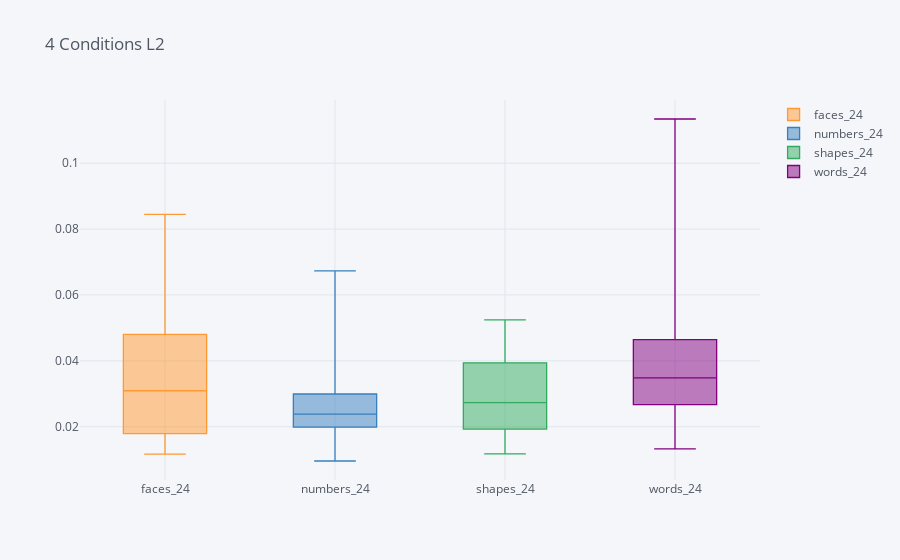

Here is the notebook cell this chart was saved with:
### Code cell
# Creating pandas dataframe from numpy array
L2 = pd.DataFrame({'words_24': words_L2_24num, 'faces_24':faces_L2_24num,'shapes_24':shapes_L2_24num,'numbers_24':numbers_L2_24num})
#print(L2)
L2.iplot(kind='box',title = '4 Conditions L2')

### Figure 1 — Plotly figure (JSON) as saved in the notebook; plotly's stock layout.template omitted (floating-point values rounded to 4 significant figures)
{"data": [{"boxpoints": false, "line": {"width": 1.3}, "marker": {"color": "rgba(255, 153, 51, 1.0)"}, "name": "faces_24", "orientation": "v", "type": "box", "uid": "9fea1661-2b32-48a6-9c6c-b49bd4773202", "y": [0.02719, 0.01633, 0.0375, 0.02417, 0.01235, 0.08446, 0.04247, 0.0662, 0.02083, 0.03561, 0.01539, 0.01656, 0.02849, 0.04247, 0.03339, 0.04522, 0.01934, 0.05126, 0.02022, 0.01655, 0.01168, 0.05086, 0.07243, 0.06285]}, {"boxpoints": false, "line": {"width": 1.3}, "marker": {"color": "rgba(55, 128, 191, 1.0)"}, "name": "numbers_24", "orientation": "v", "type": "box", "uid": "df2f2492-3dbb-4103-b7f6-ab16ec443b0f", "y": [0.02508, 0.01499, 0.02221, 0.01947, 0.02392, 0.0147, 0.01237, 0.06034, 0.02386, 0.02865, 0.05282, 0.02061, 0.03056, 0.0233, 0.05415, 0.02933, 0.01978, 0.02412, 0.03728, 0.02379, 0.02234, 0.06733, 0.009617, 0.02]}, {"boxpoints": false, "line": {"width": 1.3}, "marker": {"color": "rgba(50, 171, 96, 1.0)"}, "name": "shapes_24", "orientation": "v", "type": "box", "uid": "bd1a27c5-039f-470d-95ff-bc29a3766ac9", "y": [0.02866, 0.02166, 0.01938, 0.01208, 0.0151, 0.01176, 0.0288, 0.01922, 0.01531, 0.04199, 0.01579, 0.02928, 0.05244, 0.02062, 0.03039, 0.04713, 0.02594, 0.0215, 0.04661, 0.03939, 0.03946, 0.0446, 0.03895, 0.02598]}, {"boxpoints": false, "line": {"width": 1.3}, "marker": {"color": "rgba(128, 0, 128, 1.0)"}, "name": "words_24", "orientation": "v", "type": "box", "uid": "756bb0a7-ce4b-4705-bc97-f1b47e295b2c", "y": [0.04238, 0.01668, 0.03212, 0.04692, 0.03265, 0.01329, 0.04308, 0.02485, 0.1134, 0.04599, 0.04761, 0.0418, 0.03402, 0.03563, 0.02346, 0.03224, 0.06651, 0.04361, 0.04935, 0.02184, 0.03062, 0.05273, 0.02522, 0.02819]}], "layout": {"legend": {"bgcolor": "#F5F6F9", "font": {"color": "#4D5663"}}, "paper_bgcolor": "#F5F6F9", "plot_bgcolor": "#F5F6F9", "title": {"font": {"color": "#4D5663"}, "text": "4 Conditions L2"}, "xaxis": {"gridcolor": "#E1E5ED", "showgrid": true, "tickfont": {"color": "#4D5663"}, "title": {"font": {"color": "#4D5663"}, "text": ""}, "zerolinecolor": "#E1E5ED"}, "yaxis": {"gridcolor": "#E1E5ED", "showgrid": true, "tickfont": {"color": "#4D5663"}, "title": {"font": {"color": "#4D5663"}, "text": ""}, "zerolinecolor": "#E1E5ED"}}}
